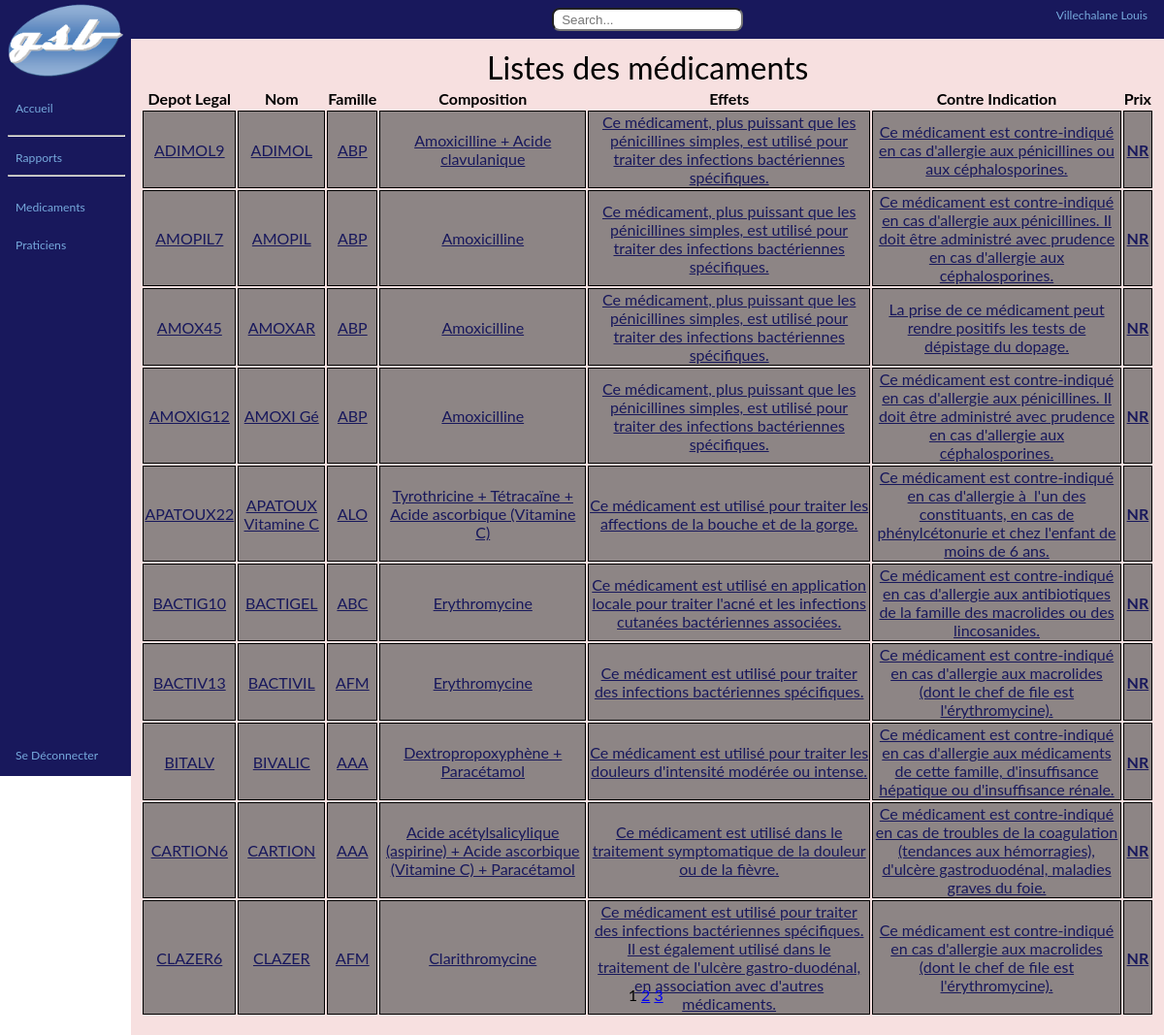
The app's page /views/Medicaments.php?action=consult (signed in) with its own data.
### tables this page shows
CREATE TABLE `visiteur` (
  `visMatricule` varchar(10) NOT NULL,
  `visNom` varchar(25) DEFAULT NULL,
  `visPrenom` varchar(50) DEFAULT NULL,
  `visAdresse` varchar(50) DEFAULT NULL,
  `visCp` varchar(5) DEFAULT NULL,
  `visVille` varchar(30) DEFAULT NULL,
  `visDateembauche` datetime DEFAULT NULL,
  `secCode` varchar(1) DEFAULT NULL,
  `labCode` varchar(2) NOT NULL
);

CREATE TABLE `medicament` (
  `medDepotlegal` varchar(10) NOT NULL,
  `medNomcommercial` varchar(25) DEFAULT NULL,
  `famCode` varchar(3) NOT NULL,
  `medComposition` varchar(255) DEFAULT NULL,
  `medEffets` varchar(255) DEFAULT NULL,
  `medContreindic` varchar(255) DEFAULT NULL,
  `medPrixechantillon` float DEFAULT NULL
);

### views/Medicaments.php (the view, shortened to what this page needs)
<?php
    require_once($_SERVER["DOCUMENT_ROOT"]. "/includes/DbConnexion.php");
    function showtable($connexion){
        $nbr_elements_par_page= isset($_GET["nbpage"]) ? intval($_GET["nbpage"]) : 10;
            $page= isset($_GET["page"]) && intval($_GET["page"]) ? $_GET["page"] : 1;
            $count = $connexion->query("SELECT count(medDepotlegal) AS cpt FROM medicament");
            $tcount = $count->fetchAll();
            $nbr_de_pages=ceil($tcount[0]["cpt"]/$nbr_elements_par_page+1);
            $debut=($page-1)*$nbr_elements_par_page;
        $sql = "SELECT *  FROM medicament ORDER BY medNomcommercial ASC LIMIT $debut, $nbr_elements_par_page ";
        $result = $connexion->query($sql);
        $ligne = $result->fetch();
    ?>
        <div class="table">
            <span style='color: black; font-size: 32px; text-align: center;'>Listes des médicaments</span>
            <table class='table'>
               <th>Depot Legal</th><th>Nom</th><th>Famille</th><th>Composition</th><th>Effets</th><th>Contre Indication</th><th>Prix</th>
                <?php
                        while($ligne != false){
                            echo("<tr>");
                                for($i=0; $i < $result->columnCount(); $i++){
                                    $columndata = empty($ligne[$i]) == true ? "<b>NR</b>" : $ligne[$i];
                                    echo("<td class='table-item'><a href='?action=showmedic&medic=$ligne[0]'>$columndata</td>");
                                }
                            echo("</tr>");
                            $ligne = $result->fetch();
                        }
                    ?>
            </table>
        </div>
        <div id="pagination">
            <?php
                for($i=1;$i<=$nbr_de_pages-1;$i++){
                    if($page!=$i)
                        echo "<a href='?page=$i&nbpage=$nbr_elements_par_page'>$i</a>&nbsp;";
                    else
                        echo"<a>$i</a>&nbsp";
                }
            ?>
        </div>
    <?php
        return ob_get_clean();
    }
    $action = "";
    if(isset($_GET["action"])){
        $action= $_GET["action"];
    }
    switch ($action) {
                ?>
                <?php
        default:
            $content = showtable($connexion);
            require($_SERVER["DOCUMENT_ROOT"]. "/views/layout/layout.php");
        break;
    }

### views/layout/layout.php (shortened to what this page needs)
<?php
    require_once($_SERVER["DOCUMENT_ROOT"]. "/includes/DbConnexion.php");
    $sql = "SELECT visNom, visPrenom FROM visiteur WHERE visMatricule = '{$_SESSION["userId"]}'";
    $result = $connexion->query($sql);
    $ligne = $result->fetch();
    if($result->rowCount() == 0){
        $user = "Erreur - Check Console";
        echo("<script>console.error(\"Couldn't get username from database.\")</script>");
    } else {
        $user = "{$ligne['visNom']} {$ligne['visPrenom']}";
    }
?>
<!DOCTYPE html>
<html lang="en">
<head>
    <link href="/public/css/style.css" rel="stylesheet" type="text/css">
    <link rel="stylesheet" href="https://cdn.jsdelivr.net/npm/bootstrap-icons@1.8.1/font/bootstrap-icons.css">
</head>
<body>
    <nav class="sidebar">
            <img src="../public/img/gsblogo.png">
            <li class="first-sidebar"><a href="/dashboard.php">Accueil</a></li>
            <hr>
            <div class="dropdown">
                    <span style="color: red"><a href="/views/Rapports.php">Rapports</a></span>
            </div>
            <hr>
            <li><a href="/views/Medicaments.php?action=consult">Medicaments</a></li>
            <li><a href="/views/Praticiens.php?action=consult">Praticiens</a></li>
            <a class="logout" onclick="logout()" href="#">Se Déconnecter</a>
    </nav>
    <div class="page-content">
        <nav class="topbar">
            <div id="search">
                <input type="text" class="search-input" placeholder="Search...">
            </div>
            <div id="username">
                <span><?= $user ?></span>
            </div>
        </nav>
        <div class="content">
            <?= $content ?>
        </div>
    </div>
</body>
</html>

### public/css/style.css (style rules this page uses)
body { margin: auto; font-family: "Lato", sans-serif; display: flex; flex-direction: row; }
.sidebar { display: flex; flex-direction: column; transition: 0.5s; background-color: rgb(24, 24, 92) !important; padding: 0 8px 0 8px; height: 100vh; }
.sidebar img { height: 10%; align-self: center; }
.first-sidebar { margin-top: 20px !important; }
.sidebar li { list-style: none; margin-top: 10px; margin-bottom: 10px; }
.sidebar a { padding: 8px 8px 8px 8px; font-size: calc(.01em + 1vw) !important; color: #77AADD; text-decoration: none; }
.sidebar hr { margin-top: 10px; width: 100%; margin-bottom: 10px; }
.logout { padding: 8px 8px 8px 8px; margin-top: auto !important; margin-bottom: 5% !important; }
.dropdown { display: block; width: 100%; }
.page-content { display: flex; width: 100%; flex-direction: column; background-color: rgb(247, 224, 224); }
.topbar { width: 100%; height: auto; padding: 8px 0px 8px; display: flex; justify-content: center; background-color: rgb(24, 24, 92) !important; font-size: 10px; }
#search { display: block; }
.search-input { padding: 0px 8px 0px 8px; border-radius: 8px; background-color: white; height: 20px; }
.content { margin-top: 10px; padding-left: 10px; padding-right: 10px; height: 100%; display: flex; flex-direction: column; }
.table { text-align: center; height: 95%; width: 100%; }
#pagination { text-align: center; height: 5%; }
.table-item { border: solid 1px black; background-color: rgb(141, 133, 133); }
.table-item a { color: rgb(24, 24, 92); text-decoration: underline; }
#username { display: flex; align-items: center; justify-content: center; position: absolute; right: calc(.5em + 1vw); }
#username > span { font-size: calc(.01em + 1vw); color: #77AADD; }

### records on screen
visiteur: user "Villechalane Louis"
medicament: medDepotlegal "ADIMOL9", medNomcommercial "ADIMOL", famCode "ABP", medComposition "Amoxicilline + Acide clavulanique", medEffets "Ce médicament, plus puissant que les pénicillines simples, est utilisé pour traiter des infections bactériennes spécifiques.", medContreindic "Ce médicament est contre-indiqué en cas d'allergie aux pénicillines ou aux céphalosporines."
medicament: medDepotlegal "AMOPIL7", medNomcommercial "AMOPIL", famCode "ABP", medComposition "Amoxicilline", medEffets "Ce médicament, plus puissant que les pénicillines simples, est utilisé pour traiter des infections bactériennes spécifiques.", medContreindic "Ce médicament est contre-indiqué en cas d'allergie aux pénicillines. Il doit être administré avec prudence en cas d'allergie aux céphalosporines."
medicament: medDepotlegal "AMOX45", medNomcommercial "AMOXAR", famCode "ABP", medComposition "Amoxicilline", medEffets "Ce médicament, plus puissant que les pénicillines simples, est utilisé pour traiter des infections bactériennes spécifiques.", medContreindic "La prise de ce médicament peut rendre positifs les tests de dépistage du dopage."
medicament: medDepotlegal "AMOXIG12", medNomcommercial "AMOXI Gé", famCode "ABP", medComposition "Amoxicilline", medEffets "Ce médicament, plus puissant que les pénicillines simples, est utilisé pour traiter des infections bactériennes spécifiques.", medContreindic "Ce médicament est contre-indiqué en cas d'allergie aux pénicillines. Il doit être administré avec prudence en cas d'allergie aux céphalosporines."
medicament: medDepotlegal "APATOUX22", medNomcommercial "APATOUX Vitamine C", famCode "ALO", medComposition "Tyrothricine + Tétracaïne + Acide ascorbique (Vitamine C)", medEffets "Ce médicament est utilisé pour traiter les affections de la bouche et de la gorge.", medContreindic "Ce médicament est contre-indiqué en cas d'allergie à l'un des constituants, en cas de phénylcétonurie et chez l'enfant de moins de 6 ans."
medicament: medDepotlegal "BACTIG10", medNomcommercial "BACTIGEL", famCode "ABC", medComposition "Erythromycine", medEffets "Ce médicament est utilisé en application locale pour traiter l'acné et les infections cutanées bactériennes associées.", medContreindic "Ce médicament est contre-indiqué en cas d'allergie aux antibiotiques de la famille des macrolides ou des lincosanides."
medicament: medDepotlegal "BACTIV13", medNomcommercial "BACTIVIL", famCode "AFM", medComposition "Erythromycine", medEffets "Ce médicament est utilisé pour traiter des infections bactériennes spécifiques.", medContreindic "Ce médicament est contre-indiqué en cas d'allergie aux macrolides (dont le chef de file est l'érythromycine)."
medicament: medDepotlegal "BITALV", medNomcommercial "BIVALIC", famCode "AAA", medComposition "Dextropropoxyphène + Paracétamol", medEffets "Ce médicament est utilisé pour traiter les douleurs d'intensité modérée ou intense.", medContreindic "Ce médicament est contre-indiqué en cas d'allergie aux médicaments de cette famille, d'insuffisance hépatique ou d'insuffisance rénale."
medicament: medDepotlegal "CARTION6", medNomcommercial "CARTION", famCode "AAA", medComposition "Acide acétylsalicylique (aspirine) + Acide ascorbique (Vitamine C) + Paracétamol", medEffets "Ce médicament est utilisé dans le traitement symptomatique de la douleur ou de la fièvre.", medContreindic "Ce médicament est contre-indiqué en cas de troubles de la coagulation (tendances aux hémorragies), d'ulcère gastroduodénal, maladies graves du foie."
medicament: medDepotlegal "CLAZER6", medNomcommercial "CLAZER", famCode "AFM", medComposition "Clarithromycine", medEffets "Ce médicament est utilisé pour traiter des infections bactériennes spécifiques. Il est également utilisé dans le traitement de l'ulcère gastro-duodénal, en association avec d'autres médicaments.", medContreindic "Ce médicament est contre-indiqué en cas d'allergie aux macrolides (dont le chef de file est l'érythromycine)."
